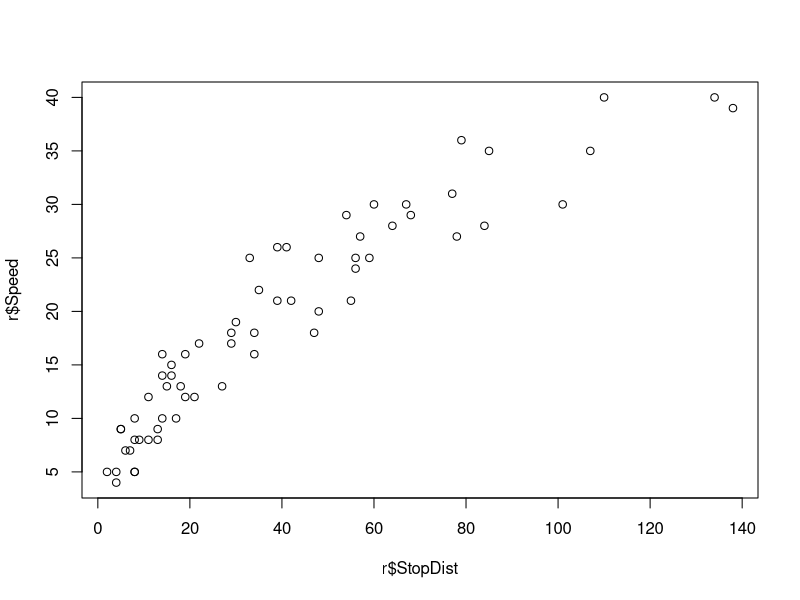
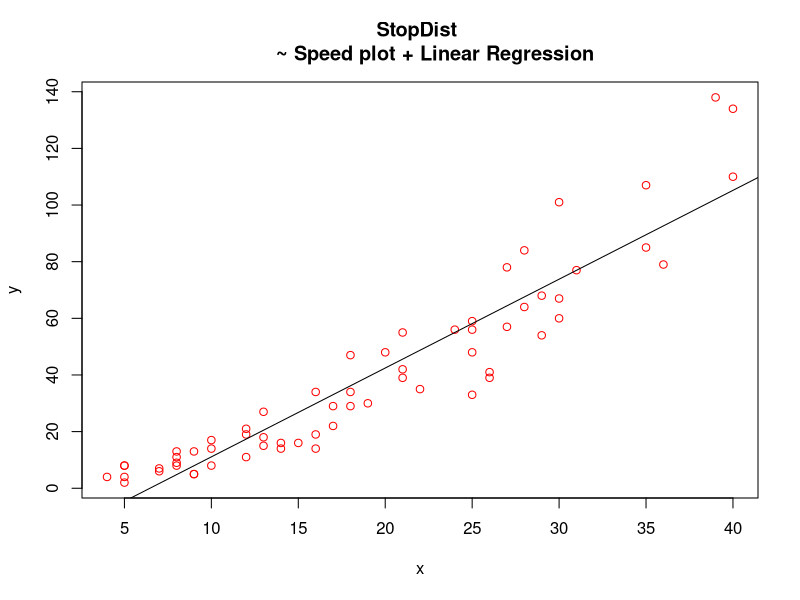
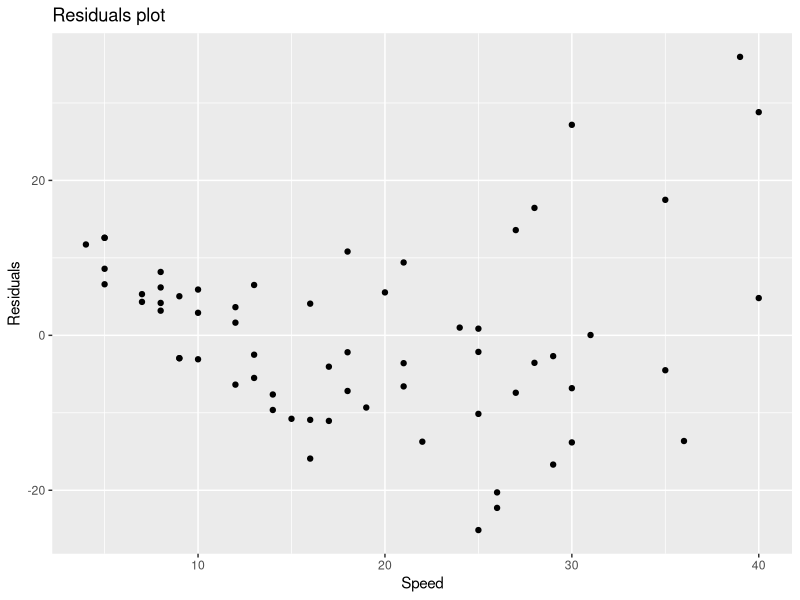
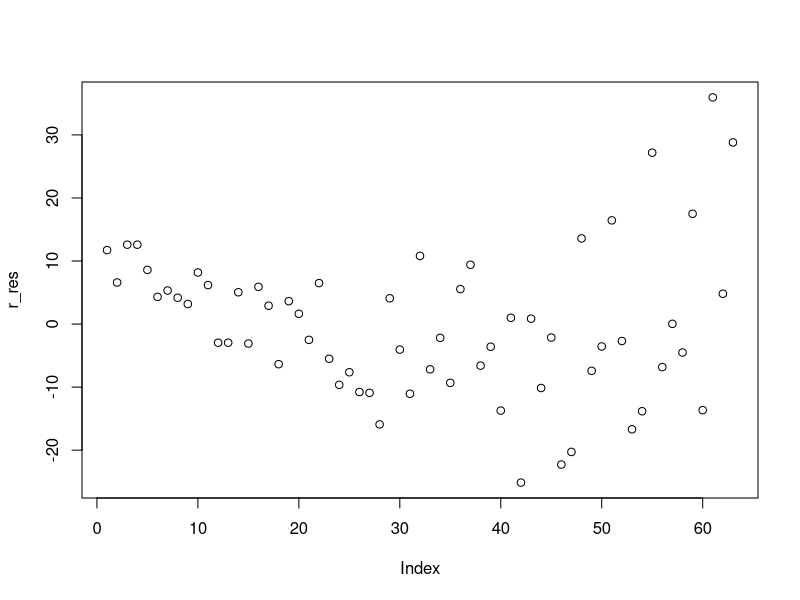
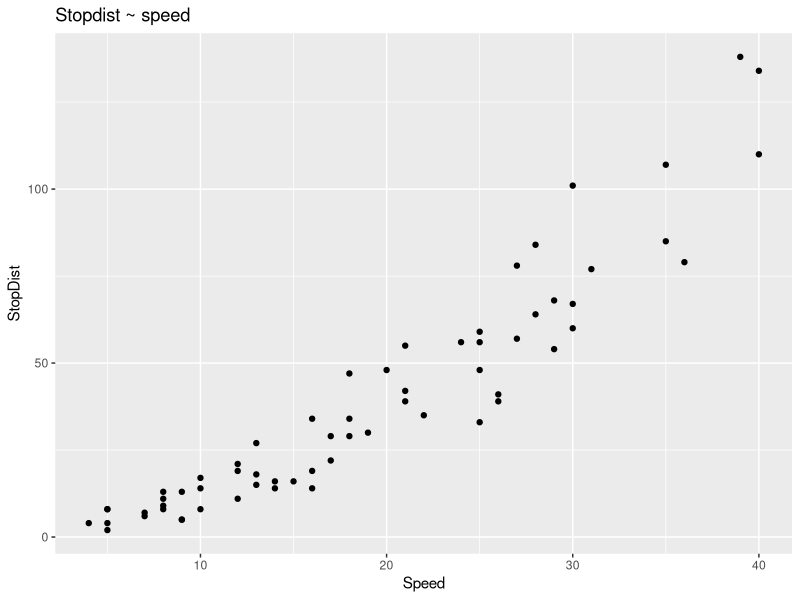
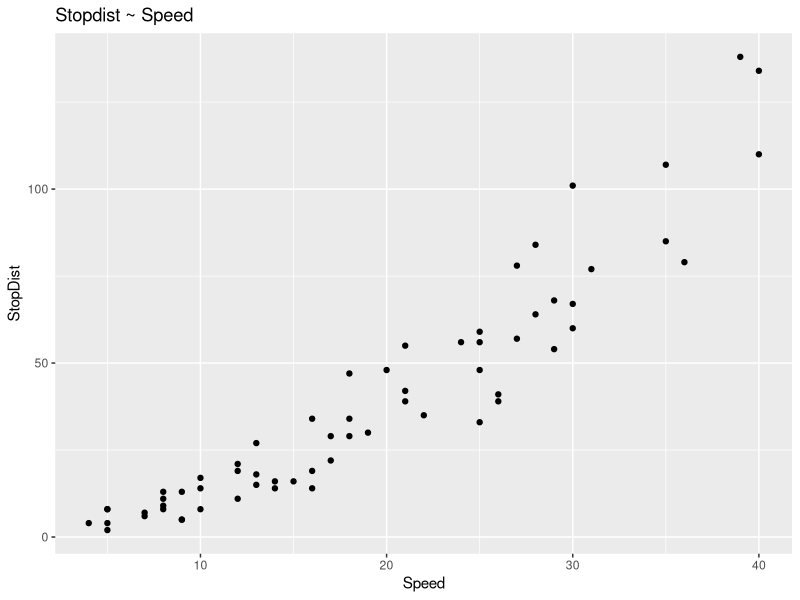
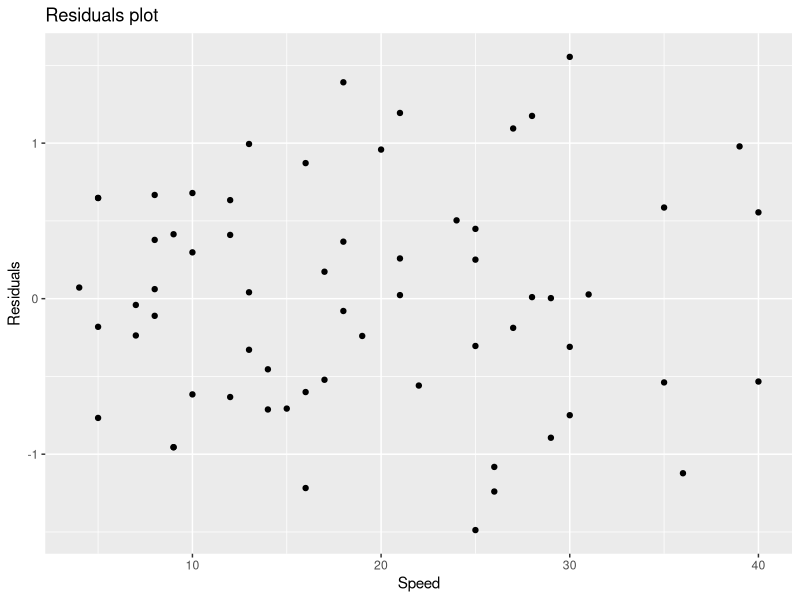

These charts were generated, in order, by the following R code:
# 1) 
r <- read.table("carstopping.txt", header = TRUE)
plot(r$StopDist, r$Speed)

correlation <- cor(r$StopDist, r$Speed)
c(correlation)
cor_test <- cor.test(r$StopDist, r$Speed)
c(cor_test)

# 2) 
r_linear <- lm(r$StopDist ~ r$Speed)
c(r_linear)

# summarizes the linear regression and 
# checks if it at at 5 % significance level

summary(r_linear)
#visualize
plot(r$Speed, r$StopDist, col = 'red', main='StopDist 
     ~ Speed plot + Linear Regression', xlab = 'x', ylab = 'y' )
abline(r_linear)
# 3)
r_res <- resid(r_linear)
# plotting
library(ggplot2)
ggplot2:: qplot(r$Speed, r_res, ylab = "Residuals", xlab = "Speed", 
      main = "Residuals plot")
plot(r_res)

# 4
library(ggplot2)
ggplot() +  geom_point(aes(r$Speed, r$StopDist)) +
  labs(x='Speed', y='StopDist', title = 'Stopdist ~ speed')

sqrt.dist <- sqrt(r$StopDist)
# new scatterplot
ggplot() + geom_point(aes(r$Speed, r$StopDist)) +
  labs(x='Speed', y='StopDist', title = 'Stopdist ~ Speed')

# 5
sqrt.model <- lm(sqrt.dist ~ r$Speed)

summary(sqrt.model)

#6
sqrt.res <- resid(sqrt.model)
ggplot() + geom_point(aes(r$Speed, sqrt.res)) +
  labs(x='Speed', y='Residuals', title = 'Residuals plot')

